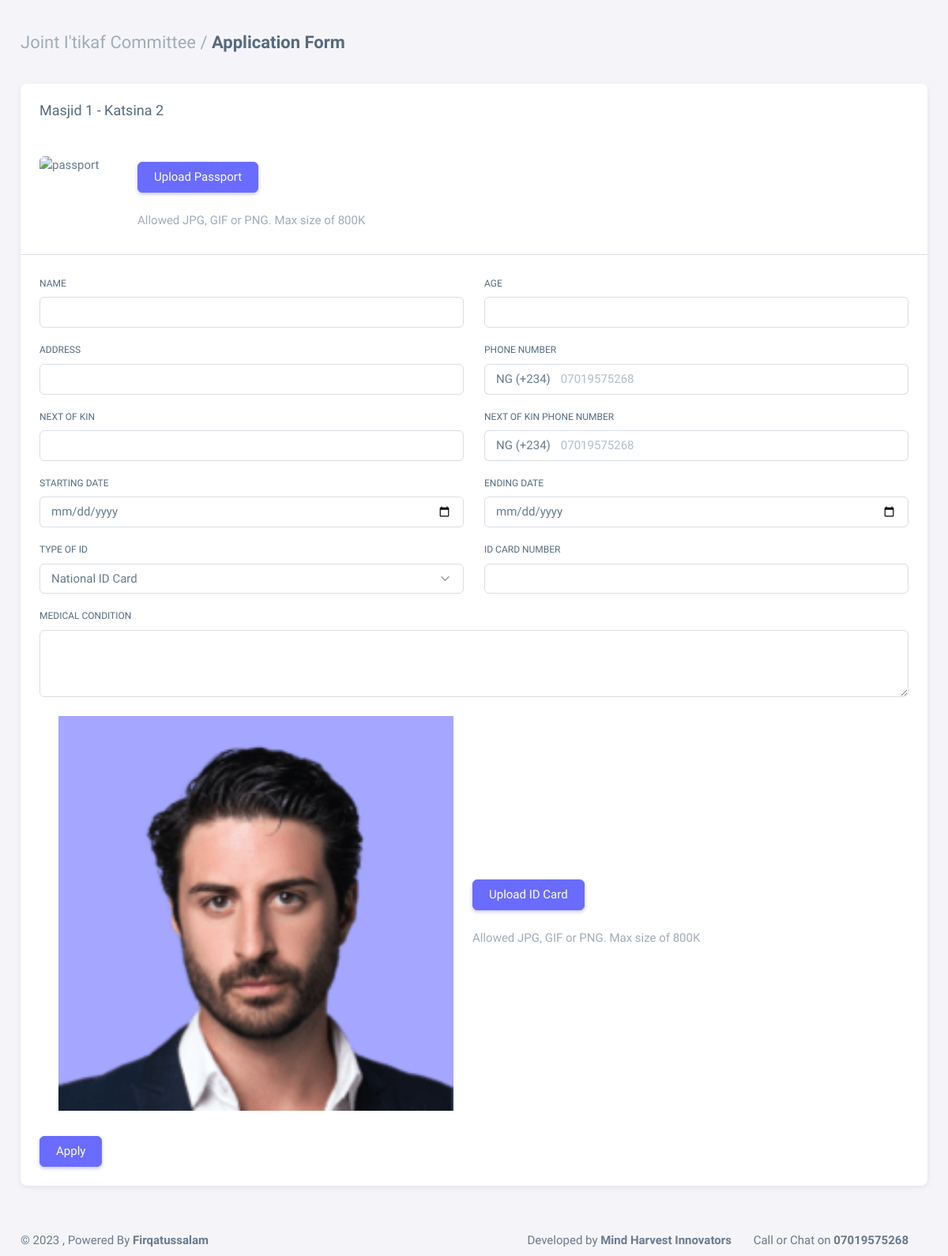
The app's page /applyi/1/, older data.
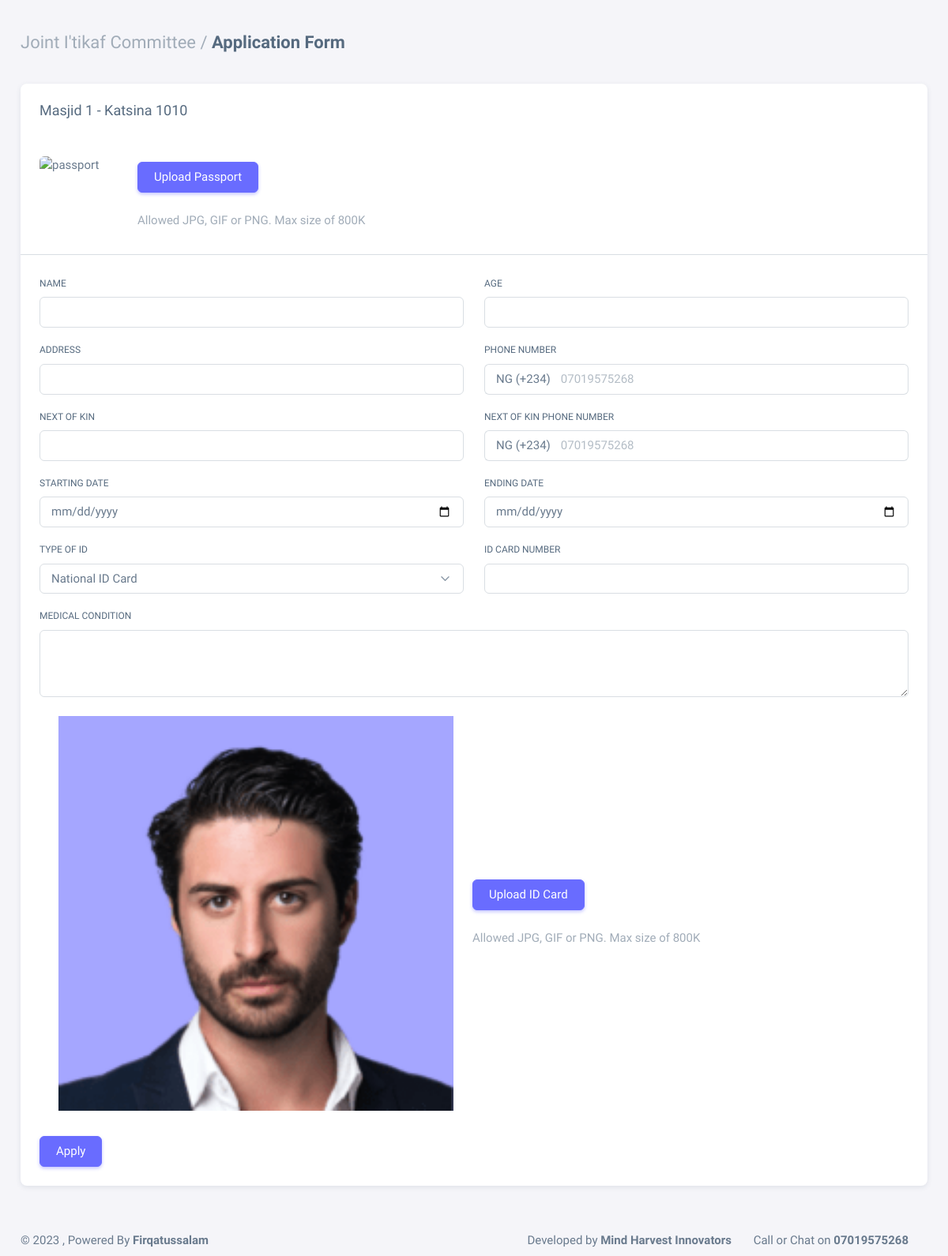
The same page, newer data.
### itikaf/models.py (models this page shows)
class Mosque(models.Model):
    name = models.CharField(max_length=250)
    lga = models.CharField(max_length=50)
    phone = models.CharField(max_length=11)
    address = models.CharField(max_length=300)
    accepting_applications = models.BooleanField(default=True)
    date_created = models.DateTimeField(auto_now_add=True, null=True)
    def __str__(self):
        return f'{self.name} - {self.lga}'

### itikaf/views.py (the view)
# urls.py: path('applyi/<str:pk>/', views.apply, name='applyi'),
def apply(request, pk):
    title = Mosque.objects.get(id=pk)
    masjid_id = title.id
    context = {
        'masjid_id': masjid_id,
        'title': title
    }
    return render(request, 'apply.html', context)

### itikaf/templates/apply.html (shortened to what the changed rows need)
{% extends 'base.html' %}
{% block content %}
<div class="content-wrapper">
    <div class="container-xxl flex-grow-1 container-p-y">
        <div class="row">
            <div class="col-md-12">
                <div class="card mb-4">
                    <h5 class="card-header"> {{ title }} </h5>
                    <form method="POST" action="{% url 'form' %}" enctype="multipart/form-data">
                        <div class="card-body">
                        </div>
                        <hr class="my-0" />
                        <div class="card-body">
                    </form>
                </div>
            </div>
        </div>
    </div>
</div>
{% endblock content %}

Row changes from the older to the newer data that the page shows:
changed Mosque: name+lga "Masjid 1 - Katsina 2" → "Masjid 1 - Katsina 1010"
